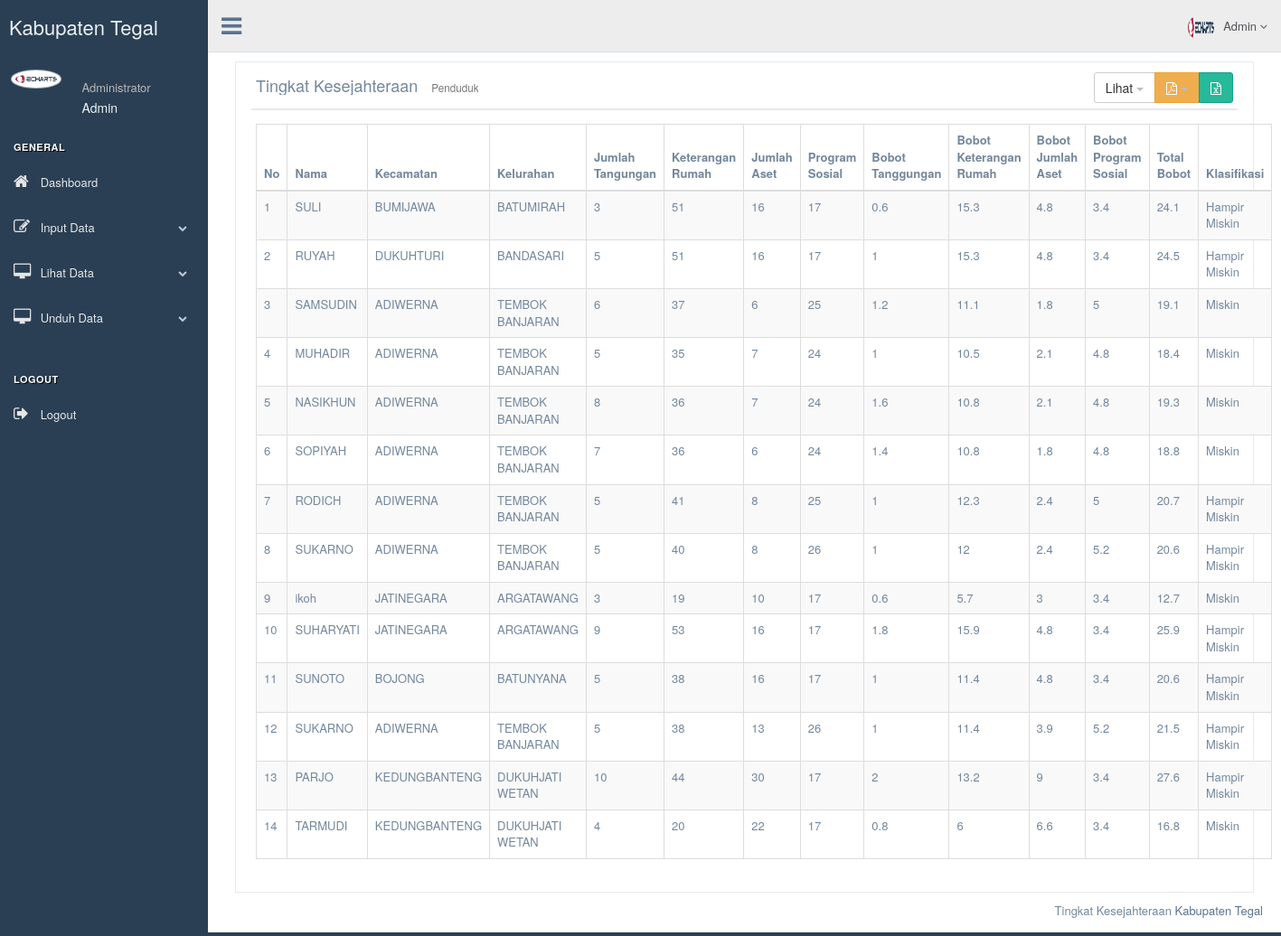
The page /fuzzy/view_hasil_klasifikasi_penduduk on the database its author committed.
### tables this page shows
CREATE TABLE `tb_klasifikasi_penduduk` (
  `klasifikasi_id` int(11) NOT NULL,
  `aset_id` int(11) NOT NULL,
  `rumah_id` int(11) NOT NULL,
  `tempat_id` int(11) NOT NULL,
  `kecamatan` varchar(50) NOT NULL,
  `kelurahan` varchar(50) NOT NULL,
  `jumlah_tanggungan` char(10) NOT NULL,
  `keterangan_rumah` char(10) NOT NULL,
  `jumlah_kepemilikan_aset` char(10) NOT NULL,
  `program_sosial` char(10) NOT NULL,
  `bobot_tanggungan` char(10) NOT NULL,
  `bobot_keterangan_rumah` char(10) NOT NULL,
  `bobot_jumlah_aset` char(10) NOT NULL,
  `bobot_program_sosial` char(10) NOT NULL,
  `total_bobot` decimal(4,1) NOT NULL,
  `klasifikasi` varchar(30) NOT NULL,
  `tahun_klasifikasi` year(4) NOT NULL
);

CREATE TABLE `tb_penduduk_pengenalan_tempat` (
  `id` int(11) NOT NULL,
  `kk` char(16) NOT NULL,
  `nik` char(16) NOT NULL,
  `kecamatan` varchar(50) NOT NULL,
  `kelurahan` varchar(50) NOT NULL,
  `alamat` text NOT NULL,
  `nama_krt` varchar(50) NOT NULL,
  `jenis_kelamin` varchar(10) NOT NULL,
  `jumlah_art` char(10) NOT NULL,
  `tahun_input` year(4) NOT NULL
);

CREATE TABLE `tb_kecamatan` (
  `kecamatan_id` int(11) NOT NULL,
  `nama_kecamatan` varchar(30) NOT NULL,
  `total_penduduk` char(10) NOT NULL
);

CREATE TABLE `tb_desa` (
  `id_desa` int(3) NOT NULL,
  `nama_desa` varchar(50) NOT NULL,
  `kecamatan_id` int(11) NOT NULL,
  `total_penduduk` char(10) NOT NULL
);

### application/controllers/fuzzy.php (called while the page is built, shortened)
<?php defined('BASEPATH') OR exit('No direct script access allowed');
class Fuzzy extends CI_Controller{
	function __construct(){
		$this->load->model('m_variabel', TRUE);
		$this->load->helper('url');
	}
	function view_hasil_klasifikasi_penduduk(){
		$config = array();
        $config["base_url"] = base_url() . "fuzzy/viewPenduduk";
        $config["per_page"] = $this->m_tabel->total_kelurahan();
        $config["uri_segment"] = 3;
		$page = ($this->uri->segment(3)) ? $this->uri->segment(4) : 0;
		$klasifikasi['klasifikasi']=$this->mamdani->getdata($config["per_page"], $page);
		 $klasifikasi['tahun']=$this->mamdani->select_tahun_klasifikasi();
		$this->load->view('templates/header');
		$this->load->view('admin/lihatdata/tabel_klasifikasi_penduduk',$klasifikasi);
		$this->load->view('templates/footer');
	}
}

### index.php (called while the page is built, shortened)
<?php
require_once BASEPATH.'core/CodeIgniter.php';

### application/models/m_tabel.php (called while the page is built, shortened)
 <?php
class M_Tabel extends CI_Model{
    public function total_kelurahan(){
        $query = $this->db->query("SELECT * FROM tb_desa");
        $total = $query->num_rows();
        return $total;
    }
}
?>

### application/models/mamdani.php (called while the page is built, shortened)
<?php
class mamdani extends CI_Model{
     public function select_tahun_klasifikasi(){
      $sql=$this->db->query('SELECT DISTINCT(tahun_klasifikasi) FROM tb_klasifikasi_penduduk
      WHERE tahun_klasifikasi BETWEEN DATE_SUB(NOW(),INTERVAL 1 YEAR)AND NOW()');
        return $sql->result();
     }
  function getdata(){
  return $this->db->select('*')->from('tb_klasifikasi_penduduk')
  ->join('tb_kecamatan','tb_kecamatan.kecamatan_id=tb_klasifikasi_penduduk.kecamatan')
  ->join('tb_desa','tb_desa.id_desa=tb_klasifikasi_penduduk.kelurahan')
  ->join('tb_penduduk_pengenalan_tempat','tb_penduduk_pengenalan_tempat.id=tb_klasifikasi_penduduk.tempat_id')
  ->order_by('klasifikasi_id','desc')
  ->get()->result();
  }
}

### application/views/admin/lihatdata/tabel_klasifikasi_penduduk.php (the view, shortened to what this page needs)
 <div class="right_col" role="main">
<div class="col-md-12 col-sm-12 col-xs-12">
                <div class="x_panel">
                  <div class="x_title">
                    <h2>Tingkat Kesejahteraan <small>Penduduk</small></h2>
                    <div class="btn-group pull-right" >
                    <div class="btn-group" aria-controls="example">
                    <button data-toggle="dropdown" aria-controls="datatable" class="btn btn-default dropdown-toggle" id="sel_kec" type="button"> Lihat <span class="caret"></span> </button>
                        </div>
                        <div class="btn-group" aria-controls="example">
                    <button data-toggle="dropdown" aria-controls="datatable" class="btn btn-warning dropdown-toggle" id="sel_kec" type="button"> <i class="fa fa-file-pdf-o"></i> <span class="caret"></span> </button>
                        </div>
                    <a class="btn btn-success" href="<?php echo base_url('c_report/excel/') ?>" title="Unduh Excel">
                    <i class="fa fa-file-excel-o" ></i></a>
                    </div>
                    <div class="clearfix"></div>
                  </div>
                  <div class="x_content">
                    <table id="example" class="table table-striped table-bordered">
                    <thead>
                        <tr>
                        <th>No</th>
                        <th>Nama</th>
                          <th>Kecamatan</th>
                          <th>Kelurahan</th>
                          <th>Jumlah Tangungan</th>
                          <th>Keterangan Rumah</th>
                          <th>Jumlah Aset</th>
                          <th>Program Sosial</th>
                          <th>Bobot Tanggungan</th>
                          <th>Bobot Keterangan Rumah</th>
                          <th>Bobot Jumlah Aset</th>
                          <th>Bobot Program Sosial</th>
                          <th>Total Bobot</th>
                          <th>Klasifikasi</th>
                        </tr>
                      </thead>
                      <tbody>
                      <?php $no=1;
                      if (!empty($klasifikasi)) {
                        foreach ($klasifikasi as $ct) : ?>
                          <tr>
                          <td><?php echo $no++ ?></td>
                          <td><?php echo $ct->nama_krt ?></td>
                          <td><?php echo $ct->nama_kecamatan ?></td>
                          <td><?php echo $ct->nama_desa ?></td>
                          <td><?php echo $ct->jumlah_tanggungan ?></td>
                          <td><?php echo $ct->keterangan_rumah ?></td>
                          <td><?php echo $ct->jumlah_kepemilikan_aset ?></td>
                          <td><?php echo $ct->program_sosial ?></td>
                          <td><?php echo $ct->bobot_tanggungan ?></td>
                          <td><?php echo $ct->bobot_keterangan_rumah ?></td>
                          <td><?php echo $ct->bobot_jumlah_aset ?></td>
                          <td><?php echo $ct->bobot_program_sosial ?></td>
                          <td><?php echo $ct->total_bobot ?></td>
                          <td>
                          <?php echo $ct->klasifikasi
                           ?>
                           </td>
                          </tr>
                          <?php endforeach;  }?>
                      </tbody>
                    </table>
                  </div>
                </div>
              </div>
 </div>

### rows shown on the page
tb_klasifikasi_penduduk: tempat.nama_krt "SULI", tb_kecamatan.nama_kecamatan "BUMIJAWA", tb_desa.nama_desa "BATUMIRAH", jumlah_tanggungan "3", keterangan_rumah "51", jumlah_kepemilikan_aset "16", program_sosial "17", bobot_tanggungan "0.6", bobot_keterangan_rumah "15.3", bobot_jumlah_aset "4.8", bobot_program_sosial "3.4", total_bobot "24.1", klasifikasi "Hampir Miskin"
tb_klasifikasi_penduduk: tempat.nama_krt "RUYAH", tb_kecamatan.nama_kecamatan "DUKUHTURI", tb_desa.nama_desa "BANDASARI", jumlah_tanggungan "5", keterangan_rumah "51", jumlah_kepemilikan_aset "16", program_sosial "17", bobot_tanggungan "1", bobot_keterangan_rumah "15.3", bobot_jumlah_aset "4.8", bobot_program_sosial "3.4", total_bobot "24.5", klasifikasi "Hampir Miskin"
tb_klasifikasi_penduduk: tempat.nama_krt "SAMSUDIN", tb_kecamatan.nama_kecamatan "ADIWERNA", tb_desa.nama_desa "TEMBOK BANJARAN", jumlah_tanggungan "6", keterangan_rumah "37", jumlah_kepemilikan_aset "6", program_sosial "25", bobot_tanggungan "1.2", bobot_keterangan_rumah "11.1", bobot_jumlah_aset "1.8", bobot_program_sosial "5", total_bobot "19.1", klasifikasi "Miskin"
tb_klasifikasi_penduduk: tempat.nama_krt "MUHADIR", tb_kecamatan.nama_kecamatan "ADIWERNA", tb_desa.nama_desa "TEMBOK BANJARAN", jumlah_tanggungan "5", keterangan_rumah "35", jumlah_kepemilikan_aset "7", program_sosial "24", bobot_tanggungan "1", bobot_keterangan_rumah "10.5", bobot_jumlah_aset "2.1", bobot_program_sosial "4.8", total_bobot "18.4", klasifikasi "Miskin"
tb_klasifikasi_penduduk: tempat.nama_krt "NASIKHUN", tb_kecamatan.nama_kecamatan "ADIWERNA", tb_desa.nama_desa "TEMBOK BANJARAN", jumlah_tanggungan "8", keterangan_rumah "36", jumlah_kepemilikan_aset "7", program_sosial "24", bobot_tanggungan "1.6", bobot_keterangan_rumah "10.8", bobot_jumlah_aset "2.1", bobot_program_sosial "4.8", total_bobot "19.3", klasifikasi "Miskin"
tb_klasifikasi_penduduk: tempat.nama_krt "SOPIYAH", tb_kecamatan.nama_kecamatan "ADIWERNA", tb_desa.nama_desa "TEMBOK BANJARAN", jumlah_tanggungan "7", keterangan_rumah "36", jumlah_kepemilikan_aset "6", program_sosial "24", bobot_tanggungan "1.4", bobot_keterangan_rumah "10.8", bobot_jumlah_aset "1.8", bobot_program_sosial "4.8", total_bobot "18.8", klasifikasi "Miskin"
tb_klasifikasi_penduduk: tempat.nama_krt "RODICH", tb_kecamatan.nama_kecamatan "ADIWERNA", tb_desa.nama_desa "TEMBOK BANJARAN", jumlah_tanggungan "5", keterangan_rumah "41", jumlah_kepemilikan_aset "8", program_sosial "25", bobot_tanggungan "1", bobot_keterangan_rumah "12.3", bobot_jumlah_aset "2.4", bobot_program_sosial "5", total_bobot "20.7", klasifikasi "Hampir Miskin"
tb_klasifikasi_penduduk: tempat.nama_krt "SUKARNO", tb_kecamatan.nama_kecamatan "ADIWERNA", tb_desa.nama_desa "TEMBOK BANJARAN", jumlah_tanggungan "5", keterangan_rumah "40", jumlah_kepemilikan_aset "8", program_sosial "26", bobot_tanggungan "1", bobot_keterangan_rumah "12", bobot_jumlah_aset "2.4", bobot_program_sosial "5.2", total_bobot "20.6", klasifikasi "Hampir Miskin"
tb_klasifikasi_penduduk: tempat.nama_krt "ikoh", tb_kecamatan.nama_kecamatan "JATINEGARA", tb_desa.nama_desa "ARGATAWANG", jumlah_tanggungan "3", keterangan_rumah "19", jumlah_kepemilikan_aset "10", program_sosial "17", bobot_tanggungan "0.6", bobot_keterangan_rumah "5.7", bobot_jumlah_aset "3", bobot_program_sosial "3.4", total_bobot "12.7", klasifikasi "Miskin"
tb_klasifikasi_penduduk: tempat.nama_krt "SUHARYATI", tb_kecamatan.nama_kecamatan "JATINEGARA", tb_desa.nama_desa "ARGATAWANG", jumlah_tanggungan "9", keterangan_rumah "53", jumlah_kepemilikan_aset "16", program_sosial "17", bobot_tanggungan "1.8", bobot_keterangan_rumah "15.9", bobot_jumlah_aset "4.8", bobot_program_sosial "3.4", total_bobot "25.9", klasifikasi "Hampir Miskin"
tb_klasifikasi_penduduk: tempat.nama_krt "SUNOTO", tb_kecamatan.nama_kecamatan "BOJONG", tb_desa.nama_desa "BATUNYANA", jumlah_tanggungan "5", keterangan_rumah "38", jumlah_kepemilikan_aset "16", program_sosial "17", bobot_tanggungan "1", bobot_keterangan_rumah "11.4", bobot_jumlah_aset "4.8", bobot_program_sosial "3.4", total_bobot "20.6", klasifikasi "Hampir Miskin"
tb_klasifikasi_penduduk: tempat.nama_krt "SUKARNO", tb_kecamatan.nama_kecamatan "ADIWERNA", tb_desa.nama_desa "TEMBOK BANJARAN", jumlah_tanggungan "5", keterangan_rumah "38", jumlah_kepemilikan_aset "13", program_sosial "26", bobot_tanggungan "1", bobot_keterangan_rumah "11.4", bobot_jumlah_aset "3.9", bobot_program_sosial "5.2", total_bobot "21.5", klasifikasi "Hampir Miskin"
tb_klasifikasi_penduduk: tempat.nama_krt "PARJO", tb_kecamatan.nama_kecamatan "KEDUNGBANTENG", tb_desa.nama_desa "DUKUHJATI WETAN", jumlah_tanggungan "10", keterangan_rumah "44", jumlah_kepemilikan_aset "30", program_sosial "17", bobot_tanggungan "2", bobot_keterangan_rumah "13.2", bobot_jumlah_aset "9", bobot_program_sosial "3.4", total_bobot "27.6", klasifikasi "Hampir Miskin"
tb_klasifikasi_penduduk: tempat.nama_krt "TARMUDI", tb_kecamatan.nama_kecamatan "KEDUNGBANTENG", tb_desa.nama_desa "DUKUHJATI WETAN", jumlah_tanggungan "4", keterangan_rumah "20", jumlah_kepemilikan_aset "22", program_sosial "17", bobot_tanggungan "0.8", bobot_keterangan_rumah "6", bobot_jumlah_aset "6.6", bobot_program_sosial "3.4", total_bobot "16.8", klasifikasi "Miskin"
